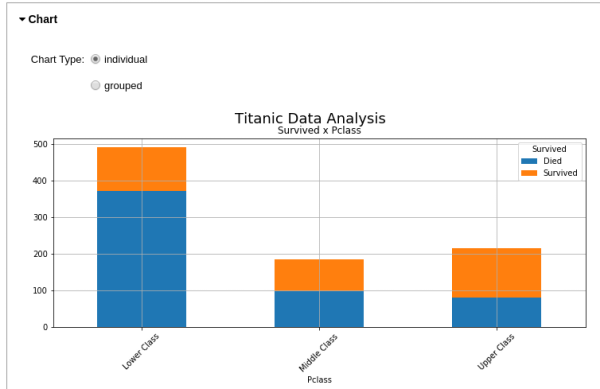
#> input picture data/img/chart_screen.png, 600 x 389 px
$ python -i utils.py   (imports and definitions only)
#> lines starting #> are read from the running program, lines starting #| are printed output that depends on the picture
# -*- coding: utf-8 -*-
from IPython.display import display, HTML
from ipywidgets import widgets, interactive, IntSlider
from matplotlib import pyplot as plt

import numpy as np
import pandas as pd
import textwrap
import traceback


def summary(data: pd.DataFrame):
    """

    """
    # types
    df = pd.DataFrame(data.dtypes).rename(columns={0: 'Types'})

    # set
    df = pd.merge(
        df, pd.DataFrame(
            data.apply(lambda se : str(sorted(set(se.dropna())))[:1000])
        ).rename(columns={0: 'Set Values'}),
        left_index=True, right_index=True
    )

    # total observations
    df = pd.merge(
        df, pd.DataFrame(
            data.count()
        ).rename(columns={0: '# Observations'}),
        left_index=True, right_index=True
    )

    # total of nan
    df = pd.merge(
        df, pd.DataFrame(data.isnull().sum()).rename(columns={0: '# NaN'}),
        left_index=True, right_index=True
    )
    return df


# [46 lines left out: functions make_chart, cross_fields, not called in this run]

>>> import cv2
>>> picture = cv2.imread('../data/img/chart_screen.png', cv2.IMREAD_GRAYSCALE)
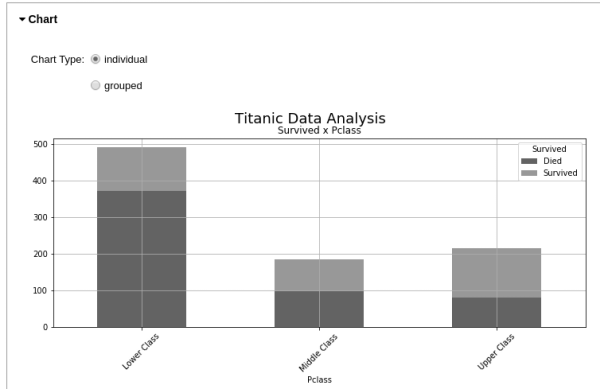
#> picture: shape (389, 600); min 0, max 255, mean 234.4
#> (the run stopped early here; a loop or call above may not have finished)
